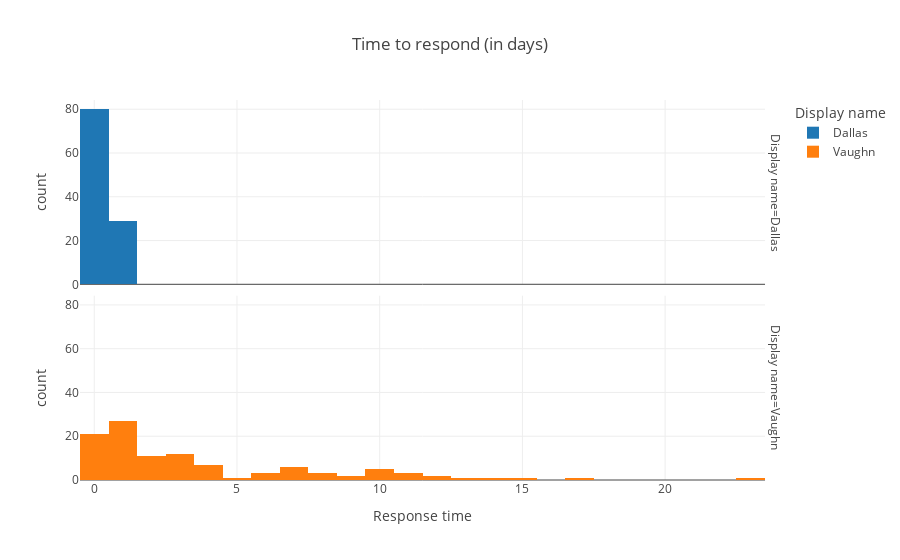

The notebook cell saved with this chart:
### Code cell
px.histogram(
    message_blocks,
    x='response_time',
    color='display_name',
    facet_row='display_name',
    labels=LABELS,
    template='gridon',
    title="Time to respond (in days)"
)

### Figure 1 — Plotly figure (JSON) as saved in the notebook; plotly's stock layout.template omitted (floating-point values rounded to 4 significant figures)
{"data": [{"alignmentgroup": "True", "bingroup": "x", "hovertemplate": "Display name=Dallas<br>Response time=%{x}<br>count=%{y}<extra></extra>", "legendgroup": "Dallas", "marker": {"color": "#1F77B4"}, "name": "Dallas", "offsetgroup": "Dallas", "orientation": "v", "showlegend": true, "type": "histogram", "x": [0.3208, 0.405, 0.4537, 0.1446, 0.506, 0.4417, 0.06125, 0.7742, 0.01723, 0.325, 0.3924, 0.1902, 0.3776, 0.749, 0.03169, 0.4913, 0.01512, 0.01053, 0.09362, 0.4636, 1.152, 0.4539, 0.01726, 0.01968, 0.007095, 0.02302, 0.4844, 0.4354, 0.4584, 0.4411, 0.2202, 0.736, 0.3892, 0.4546, 0.3814, 0.2685, 0.2616, 0.007384, 0.3522, 0.07337, 0.3623, 1.49, 0.2483, 0.2807, 0.2451, 1.092, 0.2436, 0.2811, 0.2567, 0.01325, 0.01414, 0.1168, 0.9969, 0.8282, 0.1439, 0.2413, 0.8509, 0.1433, 0.2101, 0.3708, 0.3976, 0.3971, 0.4797, 1.007, 0.3603, 0.425, 0.03791, 0.8827, 0.504, 0.002604, 0.07785, 0.3315, 0.2449, 0.03416, 0.003218, 0.6643, 0.6534, 0.361, 0.576, 0.3824, 0.7162, 0.4702, 0.6373, 0.659, 0.1904, 0.3002, 0.3921, 0.3178, 0.6271, 1.289, 0.5627, 0.4775, 0.36, 0.1555, 0.7046, 0.4285, 0.6477, 0.8515, 1.005, 0.4893, 0.06531, 0.4867, 1.193, 0.2962, 0.8999, 0.1921, 0.001042, 0.5655, 0.2796], "xaxis": "x2", "yaxis": "y2"}, {"alignmentgroup": "True", "bingroup": "x", "hovertemplate": "Display name=Vaughn<br>Response time=%{x}<br>count=%{y}<extra></extra>", "legendgroup": "Vaughn", "marker": {"color": "#FF7F0E"}, "name": "Vaughn", "offsetgroup": "Vaughn", "orientation": "v", "showlegend": true, "type": "histogram", "x": [0.6053, 4.519, 1.044, 7.479, 11.46, 0.4412, 0.03905, 2.832, 9.51, 1.588, 4.004, 1.421, 4.252, 0.4472, 1.022, 0.02245, 0.4728, 0.5643, 0.3598, 1.168, 1.226, 1.449, 0.04204, 2.013, 0.002454, 3.938, 0.5599, 7.56, 13.58, 1.152, 0.8951, 6.614, 7.492, 5.693, 1.245, 9.173, 2.426, 1.233, 0.372, 2.148, 14.77, 2.476, 1.741, 0.657, 0.4403, 9.289, 1.725, 3.729, 1.095, 0.002975, 2.03, 0.3851, 1.089, 2.18, 2.864, 2.775, 4.138, 0.9078, 5.739, 6.572, 7.056, 10.12, 2.356, 1.226, 0.7459, 10.31, 0.09031, 2.935, 0.2268, 0.6957, 2.685, 0.2342, 0.7873, 0.02625, 0.3247, 3.296, 10.89, 17.34, 1.264, 0.5958, 12.25, 3.543, 12.97, 0.1514, 0.829, 0.1963, 0.7902, 11.54, 10.87, 10.26, 3.34, 0.05275, 2.619, 3.166, 8.416, 22.66, 8.274, 5.833, 1.236, 7.34, 0.1403, 3.235, 9.779, 2.785, 1.068, 1.71, 4.276, 3.254], "xaxis": "x", "yaxis": "y"}], "layout": {"annotations": [{"font": {}, "showarrow": false, "text": "Display name=Vaughn", "textangle": 90, "x": 0.98, "xanchor": "left", "xref": "paper", "y": 0.2425, "yanchor": "middle", "yref": "paper"}, {"font": {}, "showarrow": false, "text": "Display name=Dallas", "textangle": 90, "x": 0.98, "xanchor": "left", "xref": "paper", "y": 0.7575, "yanchor": "middle", "yref": "paper"}], "barmode": "relative", "legend": {"title": {"text": "Display name"}, "tracegroupgap": 0}, "title": {"text": "Time to respond (in days)"}, "xaxis": {"anchor": "y", "domain": [0, 0.98], "title": {"text": "Response time"}}, "xaxis2": {"anchor": "y2", "domain": [0, 0.98], "matches": "x", "showticklabels": false}, "yaxis": {"anchor": "x", "domain": [0, 0.485], "title": {"text": "count"}}, "yaxis2": {"anchor": "x2", "domain": [0.515, 1], "matches": "y", "title": {"text": "count"}}}}
